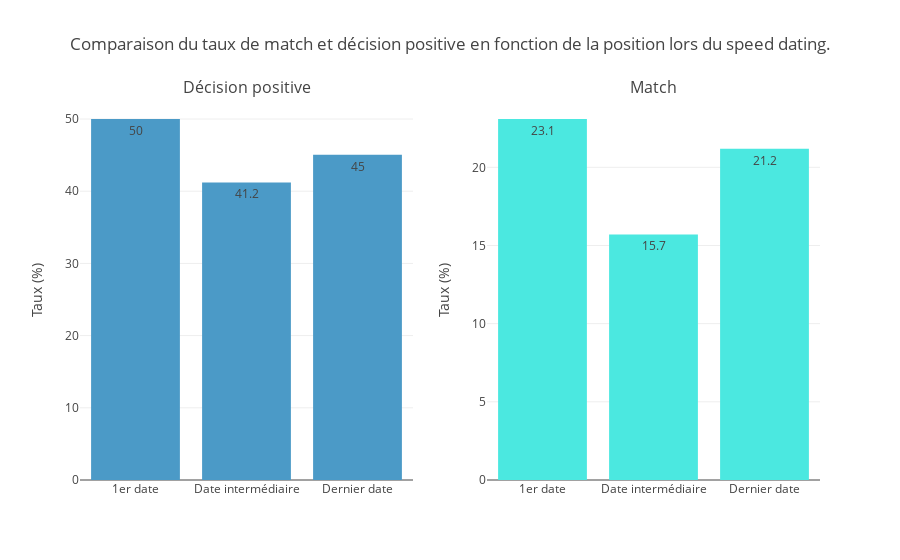

Notebook code for this chart:
### Markdown cell above
En comparant les auto-évaluations avec les évaluations des partenaires, il apparaît que les individus ont une tendance à surestimer leur propre valeur perçue. 
En moyenne, les participants surestiment de 3,9 le nombre de matchs qu'ils pensent obtenir, une surestimation qui diminue à 2,4 après le speed dating. Ils évaluent leurs propres caractéristiques personnelles à environ 1 point de plus que la moyenne des notes attribuées par leurs partenaires. Cette surestimation s'atténue après l'événement et continue de décroître au fil des semaines.

### Code cell
# order: the number of date that night when met partner
# Waves have varying numbers of participants, resulting in different maximum "order".


# Filter first and last dates
first_last = df_processed[(df_processed['order'] == 1) | (df_processed['order'] == df_processed.groupby('wave')['order'].transform('max'))].copy()

# Add a column indicating if it's a first or last date
first_last['type'] = first_last['order'].apply(lambda x: '1er date' if x == 1 else 'Dernier date')


# Filter the intermediate dates (neither first nor last)
others = df_processed[
    (df_processed['order'] != 1) & 
    (df_processed['order'] != df_processed.groupby('wave')['order'].transform('max'))
].copy()

others['type'] = "Date intermédiaire"

# Combine both datasets
all_dates = pd.concat([first_last, others], ignore_index=True)


# Analyze the decision (dec == 1 means yes for a second date)
grouped_decision = all_dates.groupby('type').agg({'dec': 'mean'}).reset_index() 

# Analyze the match rate
grouped_match = all_dates.groupby('type').agg({'match': 'mean'}).reset_index() 

# Create subplots (1 row, 2 columns)
fig = make_subplots(rows=1, cols=2, subplot_titles=('Décision positive', 'Match'))

# Add the first subplot (second date decision rate)
fig.add_trace(go.Bar(
    x=grouped_decision['type'],
    y=grouped_decision['dec'] * 100,
    text=(grouped_decision['dec'] * 100).round(1),
    name='Decision Rate',
), row=1, col=1)

# Add the second subplot (match rate)
fig.add_trace(go.Bar(
    x=grouped_match['type'],
    y=grouped_match['match'] * 100,
    text= (grouped_match['match'] * 100).round(1),
    name='Match Rate',
), row=1, col=2)
# Update layout
fig.update_layout(
    title='Comparaison du taux de match et décision positive en fonction de la position lors du speed dating.',
    showlegend=False,  # Hide the legend as the names are similar
)

# Add y-axis labels
fig.update_yaxes(title_text="Taux (%)", row=1, col=1)
fig.update_yaxes(title_text="Taux (%)", row=1, col=2)


fig.show()

### Figure 1 — Plotly figure (JSON) as saved in the notebook; plotly's stock layout.template omitted (floating-point values rounded to 4 significant figures)
{"data": [{"name": "Decision Rate", "text": [50, 41.2, 45], "type": "bar", "x": ["1er date", "Date intermédiaire", "Dernier date"], "xaxis": "x", "y": [50, 41.22, 45.03], "yaxis": "y"}, {"name": "Match Rate", "text": [23.1, 15.7, 21.2], "type": "bar", "x": ["1er date", "Date intermédiaire", "Dernier date"], "xaxis": "x2", "y": [23.09, 15.71, 21.19], "yaxis": "y2"}], "layout": {"annotations": [{"font": {"size": 16}, "showarrow": false, "text": "Décision positive", "x": 0.225, "xanchor": "center", "xref": "paper", "y": 1, "yanchor": "bottom", "yref": "paper"}, {"font": {"size": 16}, "showarrow": false, "text": "Match", "x": 0.775, "xanchor": "center", "xref": "paper", "y": 1, "yanchor": "bottom", "yref": "paper"}], "showlegend": false, "title": {"text": "Comparaison du taux de match et décision positive en fonction de la position lors du speed dating."}, "xaxis": {"anchor": "y", "domain": [0, 0.45]}, "xaxis2": {"anchor": "y2", "domain": [0.55, 1]}, "yaxis": {"anchor": "x", "domain": [0, 1], "title": {"text": "Taux (%)"}}, "yaxis2": {"anchor": "x2", "domain": [0, 1], "title": {"text": "Taux (%)"}}}}
